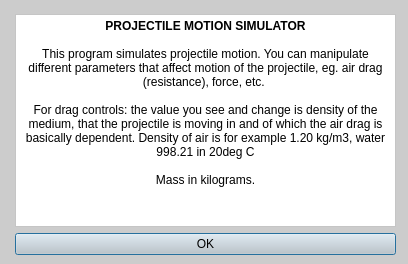
<?xml version="1.0" encoding="UTF-8"?>
<ui version="4.0">
 <class>Dialog</class>
 <widget class="QDialog" name="Dialog">
  <property name="geometry">
   <rect>
    <x>0</x>
    <y>0</y>
    <width>408</width>
    <height>264</height>
   </rect>
  </property>
  <property name="sizePolicy">
   <sizepolicy hsizetype="Fixed" vsizetype="Fixed">
    <horstretch>0</horstretch>
    <verstretch>0</verstretch>
   </sizepolicy>
  </property>
  <property name="minimumSize">
   <size>
    <width>408</width>
    <height>264</height>
   </size>
  </property>
  <property name="maximumSize">
   <size>
    <width>408</width>
    <height>264</height>
   </size>
  </property>
  <property name="windowTitle">
   <string>Dialog</string>
  </property>
  <property name="styleSheet">
   <string notr="true">background-color: rgb(204, 204, 204);</string>
  </property>
  <widget class="QWidget" name="">
   <property name="geometry">
    <rect>
     <x>15</x>
     <y>14</y>
     <width>381</width>
     <height>241</height>
    </rect>
   </property>
   <layout class="QGridLayout" name="gridLayout">
    <item row="0" column="0">
     <widget class="QTextBrowser" name="textBrowser">
      <property name="styleSheet">
       <string notr="true">background-color: rgb(255, 255, 255);</string>
      </property>
      <property name="html">
       <string>&lt;!DOCTYPE HTML PUBLIC &quot;-//W3C//DTD HTML 4.0//EN&quot; &quot;http://www.w3.org/TR/REC-html40/strict.dtd&quot;&gt;
&lt;html&gt;&lt;head&gt;&lt;meta name=&quot;qrichtext&quot; content=&quot;1&quot; /&gt;&lt;style type=&quot;text/css&quot;&gt;
p, li { white-space: pre-wrap; }
&lt;/style&gt;&lt;/head&gt;&lt;body style=&quot; font-family:'MS Shell Dlg 2'; font-size:8.25pt; font-weight:400; font-style:normal;&quot;&gt;
&lt;p align=&quot;center&quot; style=&quot; margin-top:0px; margin-bottom:0px; margin-left:0px; margin-right:0px; -qt-block-indent:0; text-indent:0px;&quot;&gt;&lt;span style=&quot; font-family:'.Helvetica Neue DeskInterface'; font-size:9pt; font-weight:600;&quot;&gt;PROJECTILE MOTION SIMULATOR&lt;/span&gt;&lt;/p&gt;
&lt;p align=&quot;center&quot; style=&quot;-qt-paragraph-type:empty; margin-top:0px; margin-bottom:0px; margin-left:0px; margin-right:0px; -qt-block-indent:0; text-indent:0px; font-family:'.Helvetica Neue DeskInterface'; font-size:9pt; font-weight:600;&quot;&gt;&lt;br /&gt;&lt;/p&gt;
&lt;p align=&quot;center&quot; style=&quot; margin-top:0px; margin-bottom:0px; margin-left:0px; margin-right:0px; -qt-block-indent:0; text-indent:0px;&quot;&gt;&lt;span style=&quot; font-family:'.Helvetica Neue DeskInterface'; font-size:9pt;&quot;&gt;This program simulates projectile motion. You can manipulate different parameters that affect motion of the projectile, eg. air drag (resistance), force, etc. &lt;/span&gt;&lt;/p&gt;
&lt;p align=&quot;center&quot; style=&quot;-qt-paragraph-type:empty; margin-top:0px; margin-bottom:0px; margin-left:0px; margin-right:0px; -qt-block-indent:0; text-indent:0px; font-family:'.Helvetica Neue DeskInterface'; font-size:9pt;&quot;&gt;&lt;br /&gt;&lt;/p&gt;
&lt;p align=&quot;center&quot; style=&quot; margin-top:0px; margin-bottom:0px; margin-left:0px; margin-right:0px; -qt-block-indent:0; text-indent:0px;&quot;&gt;&lt;span style=&quot; font-family:'.Helvetica Neue DeskInterface'; font-size:9pt;&quot;&gt;For drag controls: the value you see and change is density of the medium, that the projectile is moving in and of which the air drag is basically dependent. Density of air is for example 1.20 kg/m3, water 998.21 in 20deg C&lt;/span&gt;&lt;/p&gt;
&lt;p align=&quot;center&quot; style=&quot;-qt-paragraph-type:empty; margin-top:0px; margin-bottom:0px; margin-left:0px; margin-right:0px; -qt-block-indent:0; text-indent:0px; font-family:'.Helvetica Neue DeskInterface'; font-size:9pt;&quot;&gt;&lt;br /&gt;&lt;/p&gt;
&lt;p align=&quot;center&quot; style=&quot; margin-top:0px; margin-bottom:0px; margin-left:0px; margin-right:0px; -qt-block-indent:0; text-indent:0px;&quot;&gt;&lt;span style=&quot; font-family:'.Helvetica Neue DeskInterface'; font-size:9pt;&quot;&gt;Mass in kilograms.&lt;/span&gt;&lt;/p&gt;&lt;/body&gt;&lt;/html&gt;</string>
      </property>
     </widget>
    </item>
    <item row="1" column="0">
     <widget class="QPushButton" name="pushButton">
      <property name="text">
       <string>OK</string>
      </property>
     </widget>
    </item>
   </layout>
  </widget>
 </widget>
 <resources/>
 <connections>
  <connection>
   <sender>pushButton</sender>
   <signal>clicked()</signal>
   <receiver>Dialog</receiver>
   <slot>close()</slot>
   <hints>
    <hint type="sourcelabel">
     <x>123</x>
     <y>245</y>
    </hint>
    <hint type="destinationlabel">
     <x>12</x>
     <y>238</y>
    </hint>
   </hints>
  </connection>
 </connections>
</ui>
